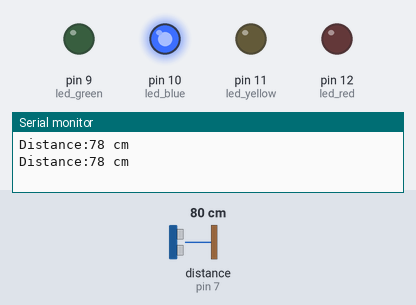
This sketch was run on a simulated Arduino Uno, built with avr-gcc and run on an emulated ATmega328P. On the bench: output pins drawn as LEDs (lit = HIGH), the last lines printed to the serial monitor. Wiring (inferred from the names in the program): ultrasonic range finder: trigger pin 8; echo pin 7. Inputs (shaded band) come from the test bench; at power-on: distance to the obstacle (sensor on pin 7) 80 cm. The echo pulse lasts 58.3 µs per cm; pins used as bus, display or sensor lines are not drawn.

Above: at 1.2 s.
1.3 s: distance to the obstacle (sensor on pin 7) set to 55 cm
3.2 s: distance to the obstacle (sensor on pin 7) set to 45 cm
At 4.3 s:
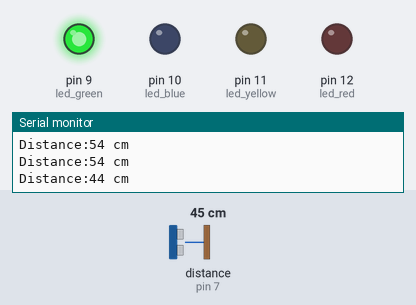
5.5 s: distance to the obstacle (sensor on pin 7) set to 120 cm
At 6.6 s:
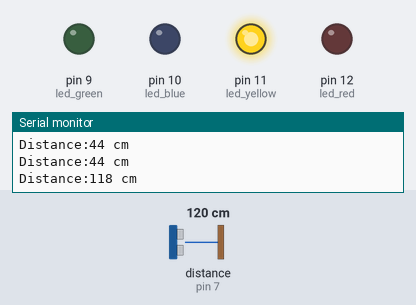
7.5 s: distance to the obstacle (sensor on pin 7) set to 148 cm
9.3 s: distance to the obstacle (sensor on pin 7) set to 155 cm
At 11.1 s:
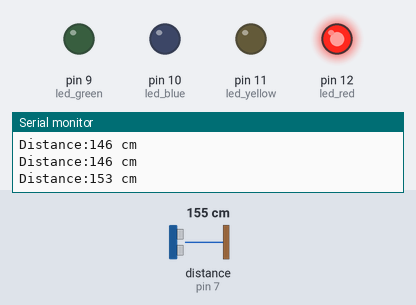
11.6 s: distance to the obstacle (sensor on pin 7) set to 2 cm
At 13.4 s:
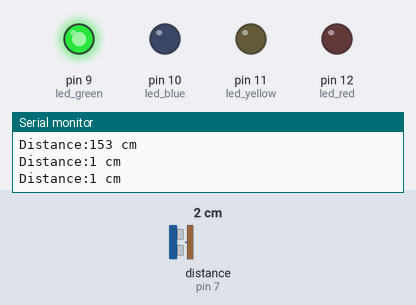
Timing chart, 0 to 14.6 s (numbered marks = the images above; inputs shaded):
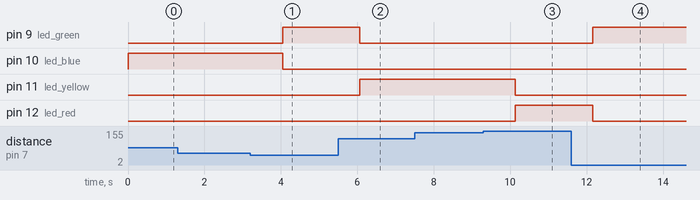

Measured:
- the behaviour switches between 51 and 50 cm on distance to the obstacle (sensor on pin 7) (found by bisection; images 0 and 1)
- the behaviour switches between 151 and 152 cm on distance to the obstacle (sensor on pin 7) (found by bisection; images 2 and 3)
- after the input at 3.2 s, pin 9 (led_green): LOW → HIGH after 0.84 s; pin 10 (led_blue): HIGH → LOW after 0.84 s
- after the input at 5.5 s, pin 9 (led_green): HIGH → LOW after 0.57 s; pin 11 (led_yellow): LOW → HIGH after 0.57 s
- after the input at 9.3 s, pin 11 (led_yellow): HIGH → LOW after 0.84 s; pin 12 (led_red): LOW → HIGH after 0.84 s
- after the input at 11.6 s, pin 9 (led_green): LOW → HIGH after 0.56 s; pin 12 (led_red): HIGH → LOW after 0.56 s

The sketch:

sketch_HCSR04led.ino
```cpp
//********************************************************************
//*超音波センサを使って距離を表示するプログラム
//********************************************************************
#include <Servo.h>
#include <Wire.h>

//********************************************************************
//*超音波センサを使って距離を表示するプログラム
//********************************************************************

#define echoPin 7 // Echo Pin
#define trigPin 8 // Trigger Pin

#define led_green 9
#define led_blue 10
#define led_yellow 11
#define led_red 12

double Duration = 0; //受信した間隔
int Distance = 0; //距離

void setup() {
  Serial.begin( 9600 );
  pinMode( echoPin, INPUT );
  pinMode( trigPin, OUTPUT );
  // initialize the digital pin as an output.
  //pinMode(0, OUTPUT); //LED on Model B
  //pinMode(1, OUTPUT); //LED on Model A
  pinMode( led_green , OUTPUT );
  pinMode( led_blue  , OUTPUT );
  pinMode( led_yellow, OUTPUT );
  pinMode( led_red   , OUTPUT );
}

/*
 * 距離を取得
 */
int getDistance(){
  int priv_dist;
  while(1){
    digitalWrite(trigPin, LOW);
    delayMicroseconds(2);
    digitalWrite( trigPin, HIGH ); //超音波を出力
    delayMicroseconds( 10 ); //
    digitalWrite( trigPin, LOW );
    Duration = pulseIn( echoPin, HIGH ); //センサからの入力
    if (Duration > 0) {
      Duration = Duration/2; //往復距離を半分にする
      Distance = Duration*340*100/1000000; // 音速を340m/sに設定
      if (Distance < 3000 && priv_dist == Distance) {
        break;
      }
      priv_dist = Distance;
    }
  }
  return Distance;
}

void loop() {
  Distance = getDistance();
  Serial.print("Distance:");
  Serial.print(Distance);
  Serial.println(" cm");
  digitalWrite(led_green,LOW);
  digitalWrite(led_blue,LOW);
  digitalWrite(led_yellow,LOW);
  digitalWrite(led_red,LOW);
  if (Distance < 50) {
    digitalWrite(led_green,HIGH);
  }else if (Distance < 100) {
    digitalWrite(led_blue,HIGH);
  }else if (Distance < 150) {
    digitalWrite(led_yellow,HIGH);
  }else{
    digitalWrite(led_red,HIGH);
  }
  delay(1000);
}
```
